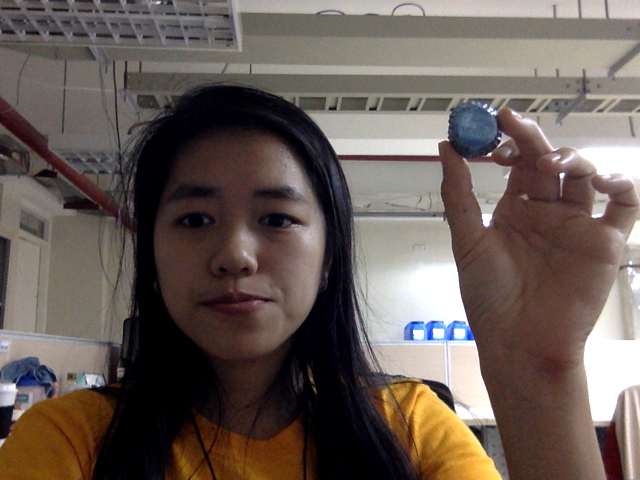
#> input picture prelim/data/blue_640.png, 640 x 480 px
$ python blob_webcam.py
#> lines starting #> are read from the running program, lines starting #| are printed output that depends on the picture; after the words box and inside, x2 and y2 are one past the last pixel; in counts of white or black regions, pixels touching at a corner belong together
import cv2
import numpy as np
import time


# Path of image to import
#path_image = '../data/blue_foil.png'
path_image = '../data/blue_640.png'
img = cv2.imread(path_image)
#> img is the input picture: shape (480, 640, 3); mean B, G, R 86.8, 93.1, 105.4
img_lab = cv2.cvtColor(img, cv2.COLOR_BGR2LAB)
#> img_lab: shape (480, 640, 3); mean of channels 0, 1, 2 100.8, 132.6, 133.6


# Get 10x10 patch from center
patch_size = 10
patch_total_size = patch_size*patch_size

CALIBRATED = False

min_rgb = np.array([0, 0, 0])
max_rgb = np.array([0, 0, 0])

# [70 lines left out: function mouse_callback, not called in this run]


if __name__ == '__main__':


    cam = cv2.VideoCapture(0)

    cam.set(cv2.CAP_PROP_FRAME_WIDTH,640);
    cam.set(cv2.CAP_PROP_FRAME_HEIGHT,480);
    while True:
        ret_val, img = cam.read()
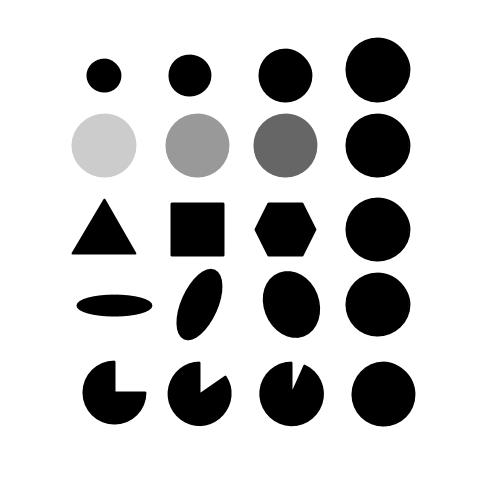
#> input picture prelim/data/blob.jpg, 480 x 480 px, given in place of the camera
#> img is the input picture: shape (480, 480, 3); min 0, max 255, mean 203
        img = cv2.flip(img, 1)
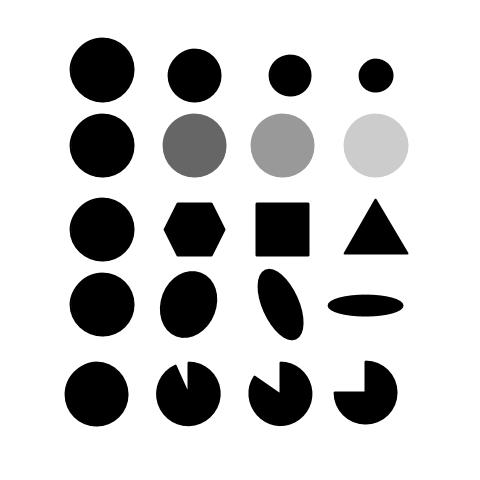
#> img: shape (480, 480, 3); min 0, max 255, mean 203

        # For calibration
        cv2.namedWindow('Calibrate Picture', cv2.WINDOW_NORMAL)
        #set mouse callback function for window
        cv2.setMouseCallback('Calibrate Picture', mouse_callback)
        cv2.imshow('Calibrate Picture', img)


        if CALIBRATED == True:
            break
        if cv2.waitKey(1) == 27:
#> (key Esc is pressed here)
            break  # esc to quit
    cv2.destroyAllWindows()
    print(min_rgb)
    print(max_rgb)

    # Start the blob detection
    while True:
        ret_val, img = cam.read()
        img = cv2.flip(img, 1)

        # For calibration
        cv2.namedWindow('AirDrums', cv2.WINDOW_NORMAL)
        #set mouse callback function for window
        cv2.imshow('AirDrums', img)

        # Do the blob detection
        start = time.time()

        #img_lab = cv2.cvtColor(img, cv2.COLOR_BGR2LAB)
        img_lab = img

        # [12 lines of commented-out code are left out]

        maskLAB = cv2.inRange(img_lab, min_rgb, max_rgb)
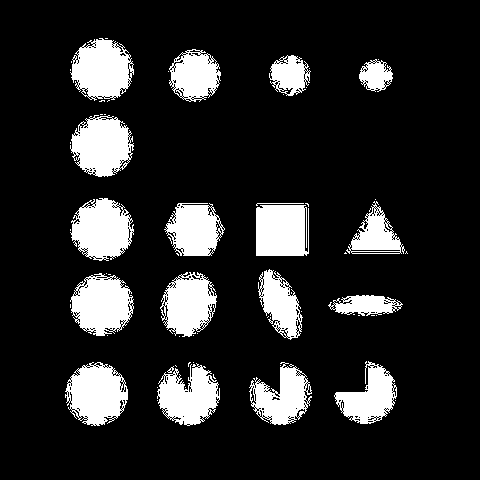
#> maskLAB: shape (480, 480); 15.5% white; 64 white regions (45 under 20 px), largest, box (x1, y1, x2, y2) and area: (70, 198, 134, 261) 2791, (65, 362, 128, 426) 2769, (70, 38, 134, 101) 2764
        #print(maskLAB)
        resultLAB = cv2.bitwise_and(img_lab, img_lab, mask = maskLAB)
#> resultLAB: shape (480, 480, 3); every value is 0


        kernel = np.ones((10,10),np.uint8)
        #erosion = cv2.erode(maskLAB,kernel,iterations = 1)
        dilation = cv2.dilate(maskLAB,kernel,iterations = 1)
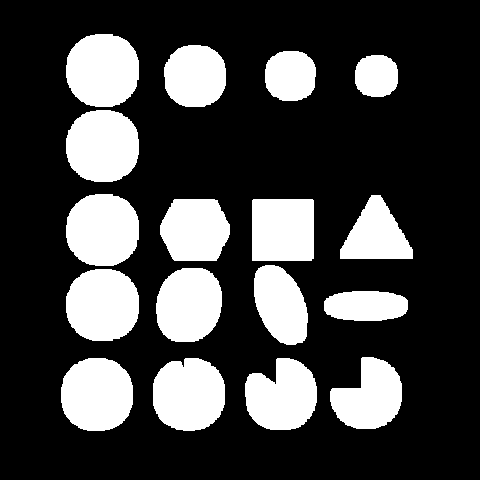
#> dilation: shape (480, 480); 26% white; 17 white regions, largest, box (x1, y1, x2, y2) and area: (66, 34, 139, 107) 4370, (66, 269, 139, 341) 4331, (61, 358, 133, 431) 4326


        #cv2.imshow("Output LAB", resultLAB)
        #cv2.imshow("erosion", erosion)
        end = time.time()
        cv2.imshow("AirDrums: dilation", dilation)

        print("Seconds elapsed: {}".format(end-start))

        if cv2.waitKey(1) == 27:
#> (key Esc is pressed here)
            break  # esc to quit
    cv2.destroyAllWindows()
